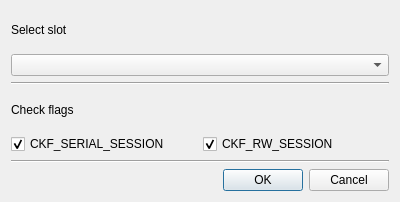
<?xml version="1.0" encoding="UTF-8"?>
<ui version="4.0">
 <class>OpenSessionDlg</class>
 <widget class="QDialog" name="OpenSessionDlg">
  <property name="geometry">
   <rect>
    <x>0</x>
    <y>0</y>
    <width>400</width>
    <height>202</height>
   </rect>
  </property>
  <property name="windowTitle">
   <string>Open session</string>
  </property>
  <layout class="QVBoxLayout" name="verticalLayout">
   <item>
    <widget class="QLabel" name="label">
     <property name="text">
      <string>Select slot</string>
     </property>
    </widget>
   </item>
   <item>
    <layout class="QHBoxLayout" name="horizontalLayout">
     <item>
      <widget class="QComboBox" name="mSlotsCombo"/>
     </item>
    </layout>
   </item>
   <item>
    <widget class="Line" name="line">
     <property name="orientation">
      <enum>Qt::Horizontal</enum>
     </property>
    </widget>
   </item>
   <item>
    <widget class="QLabel" name="label_2">
     <property name="text">
      <string>Check flags</string>
     </property>
    </widget>
   </item>
   <item>
    <layout class="QHBoxLayout" name="horizontalLayout_2">
     <item>
      <widget class="QCheckBox" name="mSerialCheck">
       <property name="text">
        <string>CKF_SERIAL_SESSION</string>
       </property>
       <property name="checked">
        <bool>true</bool>
       </property>
      </widget>
     </item>
     <item>
      <widget class="QCheckBox" name="mRWCheck">
       <property name="text">
        <string>CKF_RW_SESSION</string>
       </property>
       <property name="checked">
        <bool>true</bool>
       </property>
      </widget>
     </item>
    </layout>
   </item>
   <item>
    <widget class="Line" name="line_2">
     <property name="orientation">
      <enum>Qt::Horizontal</enum>
     </property>
    </widget>
   </item>
   <item>
    <widget class="QDialogButtonBox" name="buttonBox">
     <property name="orientation">
      <enum>Qt::Horizontal</enum>
     </property>
     <property name="standardButtons">
      <set>QDialogButtonBox::Cancel|QDialogButtonBox::Ok</set>
     </property>
    </widget>
   </item>
  </layout>
 </widget>
 <tabstops>
  <tabstop>mSlotsCombo</tabstop>
  <tabstop>mSerialCheck</tabstop>
  <tabstop>mRWCheck</tabstop>
 </tabstops>
 <resources/>
 <connections>
  <connection>
   <sender>buttonBox</sender>
   <signal>accepted()</signal>
   <receiver>OpenSessionDlg</receiver>
   <slot>accept()</slot>
   <hints>
    <hint type="sourcelabel">
     <x>248</x>
     <y>254</y>
    </hint>
    <hint type="destinationlabel">
     <x>157</x>
     <y>274</y>
    </hint>
   </hints>
  </connection>
  <connection>
   <sender>buttonBox</sender>
   <signal>rejected()</signal>
   <receiver>OpenSessionDlg</receiver>
   <slot>reject()</slot>
   <hints>
    <hint type="sourcelabel">
     <x>316</x>
     <y>260</y>
    </hint>
    <hint type="destinationlabel">
     <x>286</x>
     <y>274</y>
    </hint>
   </hints>
  </connection>
 </connections>
</ui>
